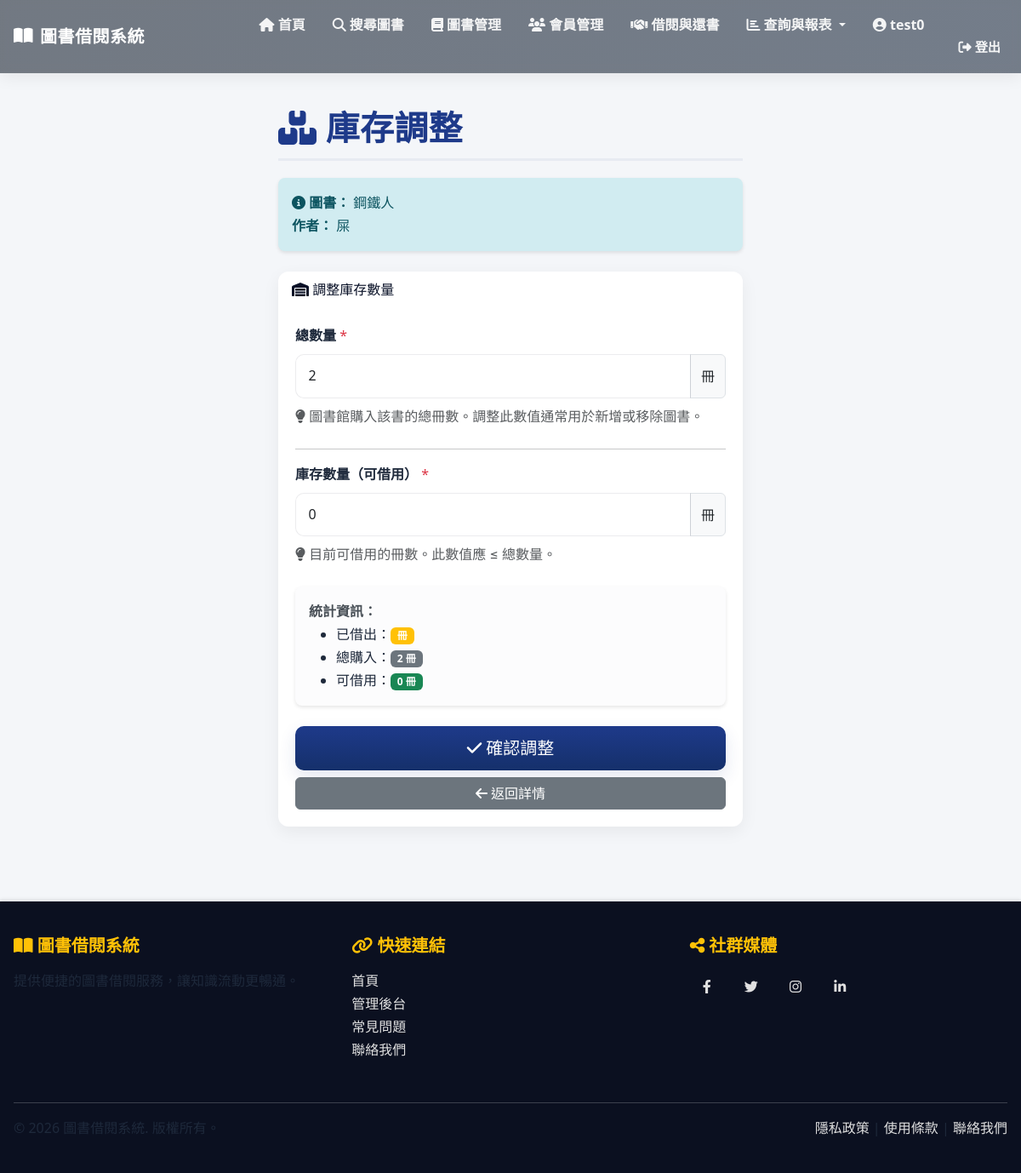
Page /books/2/inventory/ (signed in) on the committed database.
### library/models.py (models this page shows, shortened)
class Book(models.Model):
    STATUS_CHOICES = [
        ('available', '上架'),
        ('unavailable', '下架'),
    ]
    title = models.CharField(
        max_length=200,
        verbose_name='書名',
        help_text='圖書標題'
    )
    author = models.CharField(
        max_length=100,
        verbose_name='作者',
        help_text='圖書作者名稱'
    )
    isbn = models.CharField(
        max_length=20,
        unique=True,
        verbose_name='ISBN',
        help_text='國際標準書號'
    )
    publisher = models.CharField(
        max_length=100,
        verbose_name='出版商',
        help_text='圖書出版社'
    )
    category = models.CharField(
        max_length=50,
        verbose_name='分類',
        help_text='圖書分類（如：文學、歷史、科技等）'
    )
    created_date = models.DateTimeField(
        auto_now_add=True,
        verbose_name='建檔日期',
        help_text='圖書建檔時間'
    )
    total_quantity = models.IntegerField(
        default=1,
        verbose_name='總數量',
        help_text='圖書館購入該書的總冊數'
    )
    available_quantity = models.IntegerField(
        default=1,
        verbose_name='庫存數量',
        help_text='該書目前可借用的冊數'
    )
    status = models.CharField(
        max_length=20,
        choices=STATUS_CHOICES,
        default='available',
        verbose_name='狀態',
        help_text='圖書當前狀態（上架/下架）'
    )
    class Meta:
        verbose_name = '圖書'
        verbose_name_plural = '圖書'
        ordering = ['-created_date']
        indexes = [
            models.Index(fields=['isbn']),
            models.Index(fields=['category']),
        ]

### library/views.py (the view, shortened to what this page needs)
# urls.py: path('books/<int:pk>/inventory/', views.BookInventoryUpdateView.as_view(), name='book_inventory'),
class BookInventoryUpdateView(StaffOnlyMixin, UpdateView):
    model = Book
    form_class = BookInventoryForm
    template_name = 'book/book_inventory_form.html'
    success_url = reverse_lazy('library:book_list')

### library/forms.py
class BookInventoryForm(forms.ModelForm):
    class Meta:
        model = Book
        fields = ['total_quantity', 'available_quantity']
        widgets = {
            'total_quantity': forms.NumberInput(attrs={
                'class': 'form-control',
                'placeholder': '總冊數',
                'min': '1',
            }),
            'available_quantity': forms.NumberInput(attrs={
                'class': 'form-control',
                'placeholder': '可借用冊數',
                'min': '0',
            }),
        }

### library/views.py (called while the page is built)
    def dispatch(self, request, *args, **kwargs):
        response = super().dispatch(request, *args, **kwargs)
        response['Cache-Control'] = 'no-cache, no-store, must-revalidate'
        response['Pragma'] = 'no-cache'
        response['Expires'] = '0'
        return response

    def test_func(self):
        return self.request.user.is_staff or self.request.user.is_superuser

### library/templates/book/book_inventory_form.html (shortened to what this page needs)
{% extends "base.html" %}
{% block content %}
<div class="row">
    <div class="col-md-6 offset-md-3">
        <h1 class="page-title">
            <i class="fas fa-boxes"></i> 庫存調整
        </h1>
        <div class="alert alert-info">
            <i class="fas fa-info-circle"></i>
            <strong>圖書：</strong> {{ book.title }}<br>
            <strong>作者：</strong> {{ book.author }}
        </div>
        <div class="card">
            <div class="card-header">
                <i class="fas fa-warehouse"></i> 調整庫存數量
            </div>
            <div class="card-body">
                <form method="post" novalidate>
                    <div class="mb-4">
                        <label for="id_total_quantity" class="form-label">
                            <strong>總數量</strong> <span class="text-danger">*</span>
                        </label>
                        <div class="input-group">
                            {{ form.total_quantity }}
                            <span class="input-group-text">冊</span>
                        </div>
                        <small class="text-muted d-block mt-2">
                            <i class="fas fa-lightbulb"></i>
                            圖書館購入該書的總冊數。調整此數值通常用於新增或移除圖書。
                        </small>
                    </div>
                    <hr>
                    <div class="mb-4">
                        <label for="id_available_quantity" class="form-label">
                            <strong>庫存數量（可借用）</strong> <span class="text-danger">*</span>
                        </label>
                        <div class="input-group">
                            {{ form.available_quantity }}
                            <span class="input-group-text">冊</span>
                        </div>
                        <small class="text-muted d-block mt-2">
                            <i class="fas fa-lightbulb"></i>
                            目前可借用的冊數。此數值應 ≤ 總數量。
                        </small>
                    </div>
                    <div class="alert alert-light">
                        <strong>統計資訊：</strong>
                        <ul class="mb-0">
                            <li>已借出：<span class="badge bg-warning">{{ book.total_quantity|add:"-book.available_quantity" }} 冊</span></li>
                            <li>總購入：<span class="badge bg-secondary">{{ book.total_quantity }} 冊</span></li>
                            <li>可借用：<span class="badge bg-success">{{ book.available_quantity }} 冊</span></li>
                        </ul>
                    </div>
                    <div class="d-grid gap-2 mt-4">
                        <button type="submit" class="btn btn-primary btn-lg">
                            <i class="fas fa-check"></i> 確認調整
                        </button>
                        <a href="{% url 'library:book_detail' book.pk %}" class="btn btn-secondary">
                            <i class="fas fa-arrow-left"></i> 返回詳情
                        </a>
                    </div>
                </form>
            </div>
        </div>
    </div>
</div>
{% endblock %}

### library/templates/base.html (shortened to what this page needs)
{% load static %}
<!DOCTYPE html>
<html lang="zh-TW">
<head>
    <link href="https://cdn.jsdelivr.net/npm/bootstrap@5.3.0/dist/css/bootstrap.min.css" rel="stylesheet">
    <link href="https://cdnjs.cloudflare.com/ajax/libs/font-awesome/6.4.0/css/all.min.css" rel="stylesheet">
    <link rel="stylesheet" href="{% static 'css/site.css' %}">
    <link href="https://cdnjs.cloudflare.com/ajax/libs/aos/2.3.4/aos.css" rel="stylesheet">
</head>
<body>
    <nav class="navbar navbar-expand-lg navbar-dark sticky-top">
        <div class="container-fluid">
            <a class="navbar-brand" href="{% url 'library:home' %}">
                <i class="fas fa-book-open"></i> 圖書借閱系統
            </a>
            <div class="collapse navbar-collapse" id="navbarNav">
                <ul class="navbar-nav ms-auto">
                    <li class="nav-item">
                        <a class="nav-link" href="{% url 'library:home' %}">
                            <i class="fas fa-home"></i> 首頁
                        </a>
                    </li>
                    <li class="nav-item">
                        <a class="nav-link" href="{% url 'library:search_book' %}">
                            <i class="fas fa-search"></i> 搜尋圖書
                        </a>
                    </li>
                    {% if request.user.is_staff %}
                    <li class="nav-item">
                        <a class="nav-link" href="{% url 'library:book_list' %}">
                            <i class="fas fa-book"></i> 圖書管理
                        </a>
                    </li>
                    <li class="nav-item">
                        <a class="nav-link" href="{% url 'library:member_list' %}">
                            <i class="fas fa-users"></i> 會員管理
                        </a>
                    </li>
                    <li class="nav-item">
                        <a class="nav-link" href="{% url 'library:borrow_create' %}">
                            <i class="fas fa-handshake"></i> 借閱與還書
                        </a>
                    </li>
                    <li class="nav-item dropdown">
                        <a class="nav-link dropdown-toggle" href="#" id="reportsDropdown" role="button" data-bs-toggle="dropdown" aria-expanded="false">
                            <i class="fas fa-chart-bar"></i> 查詢與報表
                        </a>
                    </li>
                    {% endif %}
                    <li class="nav-item">
                        {% if request.user.is_authenticated %}
                            <a class="nav-link me-2" href="{% url 'library:profile' %}">
                                <i class="fas fa-user-circle"></i> {{ request.user.get_full_name|default:request.user.username }}
                            </a>
                        {% endif %}
                    </li>
                    <li class="nav-item">
                        {% if request.user.is_authenticated %}
                            <form method="post" action="{% url 'logout' %}" class="d-inline ms-2">
                                <button type="submit" class="nav-link btn btn-outline-light btn-sm">
                                    <i class="fas fa-sign-out-alt"></i> 登出
                                </button>
                            </form>
                        {% endif %}
                    </li>
                </ul>
            </div>
        </div>
    </nav>
    <main class="main-container">
        <div class="container">
            {% block content %}{% endblock %}
        </div>
    </main>
    <footer>
        <div class="container-fluid">
            <div class="row mb-4">
                <div class="col-md-4 mb-3 mb-md-0">
                    <h5><i class="fas fa-book-open"></i> 圖書借閱系統</h5>
                    <p>提供便捷的圖書借閱服務，讓知識流動更暢通。</p>
                </div>
                <div class="col-md-4 mb-3 mb-md-0">
                    <h5><i class="fas fa-link"></i> 快速連結</h5>
                    <ul class="list-unstyled">
                        <li><a href="/">首頁</a></li>
                        <li><a href="/admin">管理後台</a></li>
                        <li><a href="#">常見問題</a></li>
                        <li><a href="#">聯絡我們</a></li>
                    </ul>
                </div>
                <div class="col-md-4">
                    <h5><i class="fas fa-share-alt"></i> 社群媒體</h5>
                    <div class="social-links">
                        <a href="#" title="Facebook"><i class="fab fa-facebook-f"></i></a>
                        <a href="#" title="Twitter"><i class="fab fa-twitter"></i></a>
                        <a href="#" title="Instagram"><i class="fab fa-instagram"></i></a>
                        <a href="#" title="LinkedIn"><i class="fab fa-linkedin-in"></i></a>
                    </div>
                </div>
            </div>
            <div class="footer-divider">
                <div class="row">
                    <div class="col-md-6">
                        <p class="mb-0">&copy; 2026 圖書借閱系統. 版權所有。</p>
                    </div>
                    <div class="col-md-6 text-md-end">
                        <p class="mb-0">
                            <a href="#">隱私政策</a> |
                            <a href="#">使用條款</a> |
                            <a href="#">聯絡我們</a>
                        </p>
                    </div>
                </div>
            </div>
        </div>
    </footer>
</body>
</html>

### static/css/site.css (style rules this page uses)
:root { --bg: #F4F6F9; --text:#0f1724; --muted:#526075; --primary:#1e3a8a; --accent:#fb923c; --glass: rgba(255,255,255,0.06); --card-radius:12px; }
.container-fluid { padding-left: 1rem; padding-right:1rem; }
.navbar { background: linear-gradient(90deg, rgba(7,18,32,0.55), rgba(10,25,45,0.55)); backdrop-filter: blur(6px) saturate(120%); }
.navbar .nav-link { color: rgba(255,255,255,0.92); }
.navbar .navbar-brand { color:#fff; }
.sticky-top { box-shadow: 0 6px 18px rgba(2,6,23,0.06); }
.card { border-radius: var(--card-radius); transition: transform .25s ease, box-shadow .25s ease; }
.card .card-body { padding:1.25rem; }
.btn-primary { background: linear-gradient(180deg,var(--primary), #15306b); border: none; box-shadow:0 8px 20px rgba(30,58,138,0.12); border-radius:10px; padding:.7rem 1rem; }
.btn-outline-light { border-radius:10px; padding:.6rem 0.9rem; }
footer { background:#0b1020; color:#cbd5e1; padding:2.5rem 0; }
.form-control { border-radius: 10px; }

### library/templates/base.html (style rules this page uses)
:root { --bg-color: #F4F6F9; --text-color: #1E293B; --muted-color: #374151; --title-color: #1E3A8A; --link-color: #2B6B62; --accent-color: #D97706; --card-radius: 0.75rem; --base-font-size: 16px; --base-line-height: 1.68; }
html { height: 100%; }
body { min-height: 100vh; display: flex; flex-direction: column; background-color: var(--bg-color); color: var(--text-color); font-family: 'Noto Sans TC', 'Microsoft JhengHei', system-ui, -apple-system, "Segoe UI", Roboto, 'Helvetica Neue', Arial, sans-serif; font-size: var(--base-font-size); line-height: var(--base-line-height); -webkit-font-smoothing: antialiased; -moz-osx-font-smoothing: grayscale; }
main { flex: 1; }
.navbar { background: rgba(20,24,28,0.55); backdrop-filter: blur(6px) saturate(120%); box-shadow: 0 6px 18px rgba(2,6,23,0.12); border-bottom: 1px solid rgba(255,255,255,0.04); }
.navbar-brand { font-weight: 700; font-size: 1.25rem; letter-spacing: 0.5px; display: flex; align-items: center; gap: 0.5rem; }
.nav-link { margin-left: 1rem; font-weight: 600; position: relative; transition: color 0.18s ease, transform 0.18s ease; color: rgba(255,255,255,0.9); }
.main-container { padding: 2.5rem 0; min-height: calc(100vh - 240px); }
.page-title { margin-bottom: 1.25rem; color: var(--title-color); border-bottom: 3px solid rgba(30,58,138,0.06); padding-bottom: 0.75rem; font-weight: 700; letter-spacing: 0.2px; }
.alert { border-radius: 0.5rem; border: none; box-shadow: 0 2px 4px rgba(0, 0, 0, 0.1); margin-bottom: 1.5rem; }
.alert-info { background-color: #d1ecf1; color: #0c5460; }
footer { flex-shrink: 0; background: linear-gradient(135deg, var(--primary-color) 0%, var(--secondary-color) 100%); color: white; padding: 2rem 0; margin-top: 3rem; box-shadow: 0 -2px 4px rgba(0, 0, 0, 0.1); }
footer h5 { font-weight: bold; margin-bottom: 1rem; color: #ffc107; }
footer a { color: #e0e0e0; text-decoration: none; transition: color 0.3s ease; }
.footer-divider { border-top: 1px solid rgba(255, 255, 255, 0.2); margin-top: 2rem; padding-top: 1rem; }
.social-links a { display: inline-block; width: 40px; height: 40px; background-color: var(--secondary-color); border-radius: 50%; text-align: center; line-height: 40px; margin-right: 0.5rem; transition: background-color 0.3s ease; }
.card { border: 0; border-radius: var(--card-radius); box-shadow: 0 6px 20px rgba(8,15,25,0.06); transition: transform 0.18s ease, box-shadow 0.18s ease; }
.card-header { background: linear-gradient(90deg, rgba(255,255,255,0.02), rgba(255,255,255,0.01)); color: #091127; border: none; border-radius: var(--card-radius) var(--card-radius) 0 0; }
.btn-primary { background-color: rgba(30,58,138,0.95); border-color: rgba(30,58,138,0.95); color: #fff; box-shadow: 0 6px 18px rgba(30,58,138,0.06); }
.btn-outline-info, .btn-outline-secondary, .btn-outline-light { color: var(--text-color); border-radius: 0.5rem; }
.btn-sm { font-size: 0.95rem; padding: .45rem .6rem; }
h1, h2, h3, h4 { color: var(--title-color); line-height: 1.2; margin-top: 0; margin-bottom: 0.5rem; }
p, label, a, small, li, td, th { color: var(--text-color); font-size: 1rem; }
.form-control { font-size: 1rem; line-height: 1.6; padding: .75rem .9rem; border-radius: 0.6rem; border: 1px solid rgba(15,23,42,0.08); background-color: #fff; }

### rows in the picture
Book: title "鋼鐵人", author "屎", total_quantity "2", available_quantity "0"

### other values in the picture
{{ request.user.get_full_name|default:request.user.username }} "test0"
